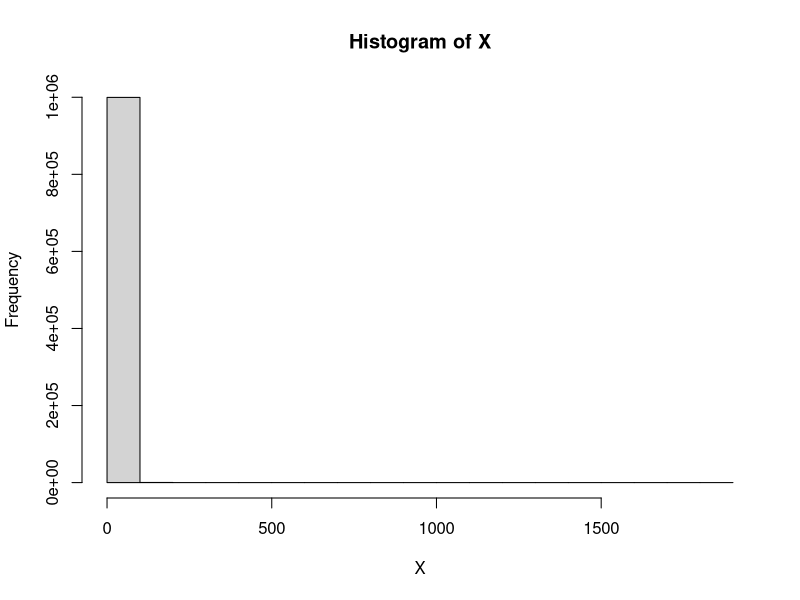
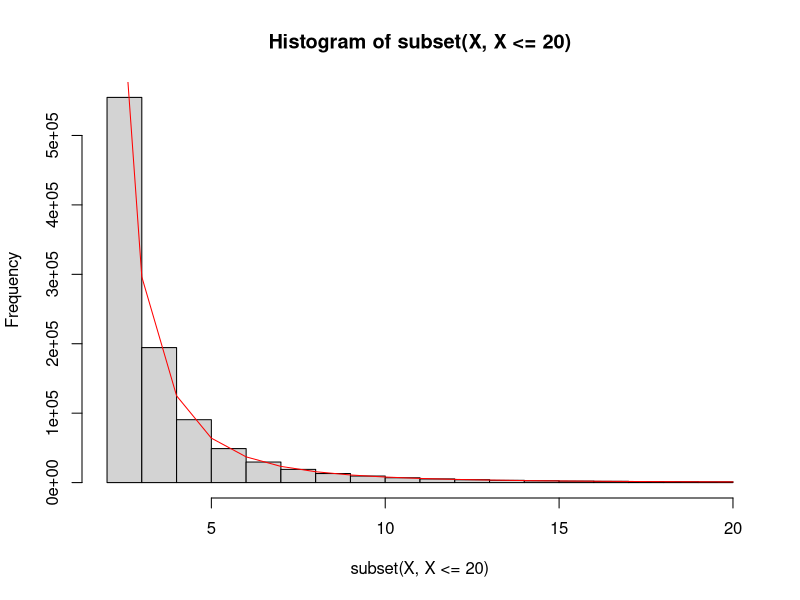
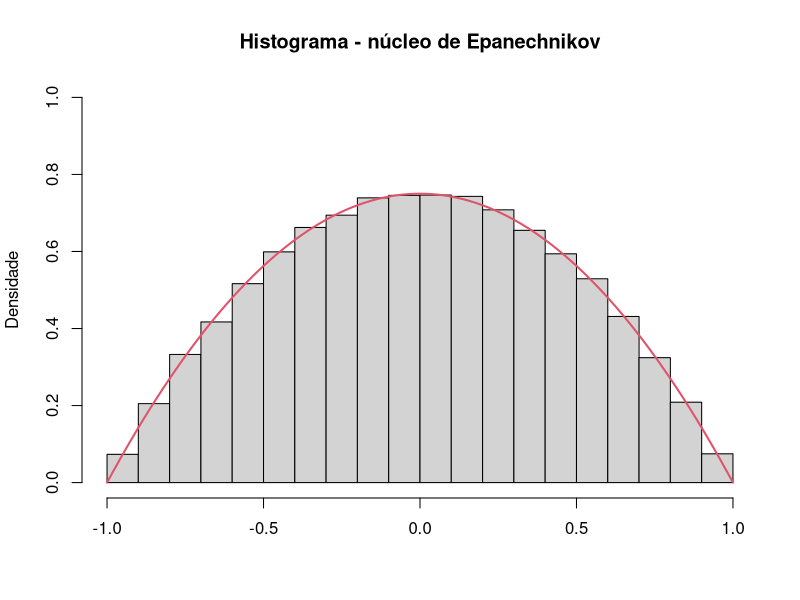

These charts were generated, in order, by the following R code: (Note: this script raises an error after producing the figures.)
## ---- chunk 1
# <r code> ========================================================== #
library(knitr)

opts_chunk$set(cache=TRUE
               , cache.path="cache/"
               , fig.path="iBagens/"
               , dpi=100
               , fig.align="center"
               , comment=NA
               , warning=FALSE
               , error=FALSE
               , message=FALSE)

options(width=100)
# </r code> ========================================================= #
## ---- chunk 2
func.inver <- function(a,b,Nsimu = 1e6){
# Difine intervalos (a,b) e gera Nsimu variáveis

  # Gerar Nsimu uniformes (a,b)
  u <-runif(Nsimu)  

  # Gerar Nsimu variáveis aleatórias pela inversão
  gx = b/((1-u)^(1/a))
  
  return(gx)
  
}
## ---- chunk 3
set.seed(42017)
X = func.inver(2,2)
## ---- chunk 4
hist(X)
## ---- chunk 5
  # Densidade da Pareto(2,2)
  dpareto=function(x, a=2, b=2) a*b^a/x^(a+1)
## ---- chunk 6
# Histograma das variáveis geradas
hist(subset(X, X <= 20)) 
# Curva da distribuição teórica da Pareto(2,2)
lines(2:20, dpareto(2:20)*1e6, col = "red")
## ---- chunk 7
# densidade Epanechnikov
d_epach = function(x) 3*(1 - x^2)/4
# função para gerar variáveis aleatórias com distribuição Epanechnikov
r_epach = function(n){
  v = rep(0,n)
  for(i in 1:n){
    u1 = runif(1,-1,1); u2 = runif(1,-1,1); u3 = runif(1,-1,1);
    if((abs(u3)>abs(u2))&&(abs(u3)>abs(u1))){
      v[i] = u2
    }else{
      v[i] = u3
    }
  }
  return(v)
}

# histograma de uma amostra da Epanechnikov e a densidade verdadeira
hist(r_epach(100000),prob=TRUE,
     main="Histograma - núcleo de Epanechnikov",
     ylim=c(0,1),ylab="Densidade",xlab="")
curve(d_epach, xlim=c(-1,1),add=TRUE,col=2,lwd=2)
## ---- chunk 8
gini=function(n,dist){
  if ((dist< 1) | (dist >3)) stop("Valor interios deve estar entre 1 e 3!")
  {gi=vector("numeric", n);
  if(dist==1){
    u=sort(rlnorm(n,0,1));
    xb=mean(u);
  } else 
    {if (dist==2){
      u=sort(runif(n,0,1))
      xb=mean(u)  
    }else 
      {if (dist==3){
        u=sort(rbinom(n,1,0.1))
        xb=mean(u)  
      }}}} 
  ki=0;
  for(i in 1:n){
    ki = ki + (2*i-n-1)*u[i];
  }
  return(ki/(n^2*xb))
}
## ---- chunk 9
decis <- matrix(round(quantile(replicate(1000, gini(1000,1)),seq(0,1,0.1)), 2), ncol = 11 )
colnames(decis) = c("  0%"  , "10%"   ,"20%",   "30%",   "40%",   "50%",
                    "60%",   "70%",   "80%", "90%",  "100%" )
rownames(decis) = c("Estimativas")
decis
## ---- chunk 10
decis <- matrix(round(quantile(replicate(1000, gini(1000,2)),seq(0,1,0.1)), 2), ncol = 11 )
colnames(decis) = c("  0%"  , "10%"   ,"20%",   "30%",   "40%",   "50%", 
                    "60%",   "70%",   "80%", "90%",  "100%" )
rownames(decis) = c("Estimativas")
decis
## ---- chunk 11
decis <- matrix(round(quantile(replicate(1000, gini(10000,3)),seq(0,1,0.1)), 2), ncol = 11 )
colnames(decis) = c("  0%"  , "10%"   ,"20%",   "30%",   "40%",   "50%",
                    "60%",   "70%",   "80%", "90%",  "100%" )
rownames(decis) = c("Estimativas")
decis
## ---- chunk 12
n = 1000 # tamanho de cada amostra

j = 1 # contador do número de amostras (escolhi, arbitrariamente, 10000)

r = 1 # registro relacionado a cada uma das amostras,
      # para média amostral 
	# xbar[r] = mean(x), constante de Gini ghatC[r] = 1/(n^2*xbar[r]), 
	# e o somatório de 1 a n somaAmost[i]=(2*i-n-1)*xi[i],
  # da fórmula de Gini 
	# como função das estatísticas de ordem.

xbar=0
ghatC=0
G=0  
somaTot=0

while(j<=10000){	# cálculo das j (10000) estimativas Gini 

	x=rlnorm(n, meanlog = 0, sdlog = 1) # gera amostra aleatória
	                                    # lognormal
	xbar[r]=mean(x)				# calcula x barra
	ghatC[r]=(1/(n^2*xbar[r]))		# calcula a constante

		xi=sort(x)				# ordena a amostra gerada

			somaAmost=0				# laço para cálculo do somatório
			for (i in 1:n)	{			 	
			somaAmost[i]=(2*i-n-1)*xi[i]		
						}			

			somaTot[r]=sum(somaAmost)	# registrando cada um dos somatórios

				G[j]=ghatC[r]*somaTot[r]	# cálculo da estimativa G
					
					j=j+1
					r=r+1

		}

#### Construindo o IC ((1-alpha)*100%) para G

media=mean(G)
desvio=sd(G)	# desvio padrão das estimativas G
zneg=-1.96		# z para alfa=0.025
zpos=1.96		# z para alfa=0.975

inf=media+zneg*desvio		# limite inferior do intervalo 
sup=media+zpos*desvio		# limite superior do intervalo

table(G<inf) # se TRUE,
             # valor simulado está abaixo do intervalo inferior
a=matrix(table(G<inf))

table(G>sup)	# se TRUE,
              # valor simulado está acima do intervalo superior
b=matrix(table(G>sup))

#### valor (%) simulado fora do intervalo de 95%

percent=100*((a[2,1]+b[2,1])/10000)	
percent
## ---- chunk 13
# <r code> ========================================================== #
## Criando a função que gera as amostras,
## calcula a estatística do teste e obtém as taxas do Erro Tipo 1
ex6 <- function(type = "normal", size, mu = 1, m = 10000, alpha = .05){
  t.stat <- replicate(m, {
    switch(type
           , normal = {x <- rnorm(n = size, mean = 1, sd = .25)}
           , chi = {x <- rchisq(n = size, df = 1)}
           , unif = {x <- runif(n = size, min = 0, max = 2)}
           , expo = {x <- rexp(n = size, rate = 1)}
           )
    ( mean(x) - mu ) / ( sd(x) / sqrt(size) )
  })
  mean( t.stat > qt(1 - alpha, size - 1) )
# </r code> ========================================================= #
}
## ---- chunk 14
# <r code> ========================================================== #
## Gerando as amostras,
## calculando a estatística do teste e obtendo as taxas do Erro Tipo 1
set.seed(93)

results <- data.frame(
  `Distribuição` = rep(
    c("Normal", "Chi quadrado", "Uniforme", "Exponencial"), each = 3)
  , `Tamanho amostral` = rep(c("20", "100", "500"), 4)
  , `Taxa empírica` = c(
    unlist(lapply(c(20, 100, 500), ex6, type = "normal"))
    , unlist(lapply(c(20, 100, 500), ex6, type = "chi"))
    , unlist(lapply(c(20, 100, 500), ex6, type = "unif"))
    , unlist(lapply(c(20, 100, 500), ex6, type = "expo"))
  ))
results$`Distribuição` <-
  with(results
       , factor(`Distribuição`, levels(`Distribuição`)[c(3, 1, 4, 2)]))
results$`Tamanho.amostral` <-
  with(results, factor(
    `Tamanho.amostral`, levels(`Tamanho.amostral`)[c(2, 1, 3)]))
results
# </r code> ========================================================= #
## ---- chunk 15
# <r code> ========================================================== #
## Visualizando os resultados graficamente
library(latticeExtra)

barchart(`Taxa.empírica` ~ `Tamanho.amostral` | `Distribuição`
         , data = results
         , horizontal = FALSE
         , border = "transparent"
         , col = "#0080ff"
         , scales = list(y = list(draw = FALSE))
         , xlab = "Tamanho amostral"
         , ylab = list("Erro Tipo I", rot = 0)
         , main = "Taxa empírica do Erro Tipo I do teste-t"
         , strip = strip.custom(bg = "white")
         , ylim = c(0, max(results$`Taxa.empírica`) + .005)
         , layout = c(4, 1)
         , panel = function(...){
           panel.barchart(...)
           args <- list(...)
           panel.text(args$x, args$y, args$y, pos = 3)
         })
# </r code> ========================================================= #
## ---- chunk 16
n <- 1e7
y <- runif(n, 0, 1) #gerando U[0,1]
gx <- sin(y*(pi/3)) #aplicando na função
gb <- mean(gx) # calculando a média
theta <- gb*(pi/3) #estimativa da integral pelo método de Monte Carlo
theta

valor_exato  <- (-cos(pi/3)+cos(0)) #Valor exato da integral
valor_exato
## ---- chunk 17
#usando uniformes (0,1)

m <-1000;
n <-200;
x <-1.5;
alpha=0.05;
cdf <- replicate(m, {
  u <-runif(n)
  g<-(x*exp((-(u*x)^2)/2))/sqrt(2*pi)
  mean(g)+0.5})
media1 <- mean(cdf);
v1<- var(cdf);
ic1<-round(media1 + c(-1,1) * qnorm(1-alpha/2,mean=0,sd=1) * sqrt(v1/m), 4)
print(media1)
print(v1)
print(ic1)


## ---- chunk 18
#Usando uniformes (0,x)

x <- 1.5;
n <-1000;
m <-200;
alpha=0.05;
cdf <- replicate(m, {
  u <-runif(n, 0, x)
  g<-(exp((-(u)^2)/2))/sqrt(2*pi)
  x*mean(g)+0.5})
media2 <- mean(cdf);
v2<- var(cdf);
ic2<-round(media2 + c(-1,1) * qnorm(1-alpha/2,mean=0,sd=1) *sqrt(v2/m), 4)
print(media2)
print(v2)
print(ic2)
## ---- chunk 19
m = 1e6
U = runif(m/2)
## ---- chunk 20
theta.estimado <- function(U){

  y =exp(-U)/(1+U^2)
  w =exp(U-1)/(1+(1-U)^2)
  return(mean((y+w)/2))
}

theta.estimado(U)
## ---- chunk 21
theta.sem.red <- function(U){
  fx =exp(-U)/(1+U^2)
  return(mean(fx))
}
mc1 = replicate(1000, theta.sem.red(runif(1000)))
mc2 = replicate(1000, theta.estimado(runif(1000)))

## ---- chunk 22
round(100*(var(mc1)-var(mc2))/var(mc1), 2)
## ---- chunk 23
MCNormTruncX2 <- function(n,lower=1,upper=Inf,media=0,dp=1){
# verificando se o pacote truncnorm precisa ser instalado
if("truncnorm" %in% rownames(installed.packages())==FALSE)
{install.packages("truncnorm");library(truncnorm)}
  else library(truncnorm)
  
rtn      <- rtruncnorm(n=n,a=lower,b=upper,mean=media,sd=dp)
int1     <- ((rtn^2)*dnorm(x=rtn,mean=media,sd=dp))/dtruncnorm(x=rtn,
        a=lower,b=upper,mean=media,sd=dp)
impMC1   <- mean(int1)
varinf1  <- var(int1)/n

result   <- list(thetahat = impMC1,
                 varhat   = varinf1)
return(result)
}
cbind(rbind(MCNormTruncX2(n=100),MCNormTruncX2(n=1e4),MCNormTruncX2(n=1e6)),c(100,1e4,1e6))
